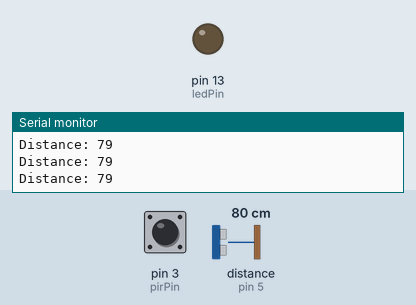
Simulated run of this sketch. Board: Arduino Uno, built with avr-gcc and run on an emulated ATmega328P. Shown: output pins drawn as LEDs (lit = HIGH), the last lines printed to the serial monitor. Wiring (inferred from the names in the program): ultrasonic range finder: trigger pin 6; echo pin 5. Inputs (shaded band) come from the test bench; at power-on: distance to the obstacle (sensor on pin 5) 80 cm, pin 3 (pirPin) LOW. The echo pulse lasts 58.3 µs per cm; pins used as bus, display or sensor lines are not drawn.

Above: at 1.2 s.
1.3 s: distance to the obstacle (sensor on pin 5) set to 2 cm
At 2.5 s:
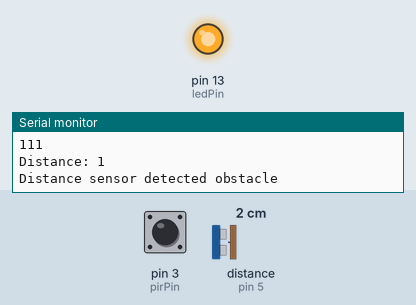
2.8 s: pin 3 (pirPin) driven HIGH
4.5 s: distance to the obstacle (sensor on pin 5) set to 4 cm
7.5 s: pin 3 (pirPin) pulsed LOW 2 times (0.12 s each, 0.3 s apart)
11.1 s: pin 3 (pirPin) pulsed LOW 5 times (0.12 s each, 0.3 s apart)
Timing chart, 0 to 14.1 s (numbered marks = the images above; inputs shaded):
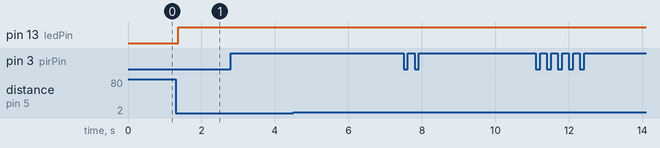

The sketch:

camera.ino
```cpp
#define trigPin 6
#define echoPin 5
#define pirPin 3
#define ledPin 13
#define thresholdDistance 15

void setup() {
  Serial.begin(9600);
  pinMode(trigPin, OUTPUT);
  pinMode(echoPin, INPUT);
  pinMode(pirPin, INPUT);
  pinMode(ledPin, OUTPUT); // Set LED pin as output
}

void loop() {
  long duration, distance;
  int pirState;
  static bool pirMotionDetected = false;
  bool distanceObstacleDetected = false;

  // Read PIR sensor
  pirState = digitalRead(pirPin);

  // Read distance sensor
  digitalWrite(trigPin, LOW);
  delayMicroseconds(2);
  digitalWrite(trigPin, HIGH);
  delayMicroseconds(10);
  digitalWrite(trigPin, LOW);

  duration = pulseIn(echoPin, HIGH);

  // Speed of sound in air at room temperature is approximately 343 m/s (or 0.0343 cm/us)
  // Calculate distance in centimeters: distance = (duration * speed of sound) / 2
  distance = (duration * 0.0343) / 2;

  Serial.print("Distance: ");
  Serial.println(distance);

  // Check if the distance is less than thresholdDistance
  if (distance < thresholdDistance) {
    Serial.println("Distance sensor detected obstacle");
    distanceObstacleDetected = true;
  } else {
    distanceObstacleDetected = false;
  }

  // Check PIR sensor state
  if (pirState == HIGH) {
    Serial.println("PIR sensor detected motion");
    pirMotionDetected = true;
  } else {
    pirMotionDetected = false;
  }

  if (pirMotionDetected || distanceObstacleDetected) {
    Serial.println("111");
    // Send signal 1 to Raspberry Pi
    digitalWrite(ledPin, HIGH); // Turn on LED
  } else {
    digitalWrite(ledPin, LOW); // Turn off LED
  }

  delay(100); // Adjust delay according to your needs
}
```

Measured:
- after the input at 1.3 s, pin 13 (ledPin): LOW → HIGH after 0.07 s
